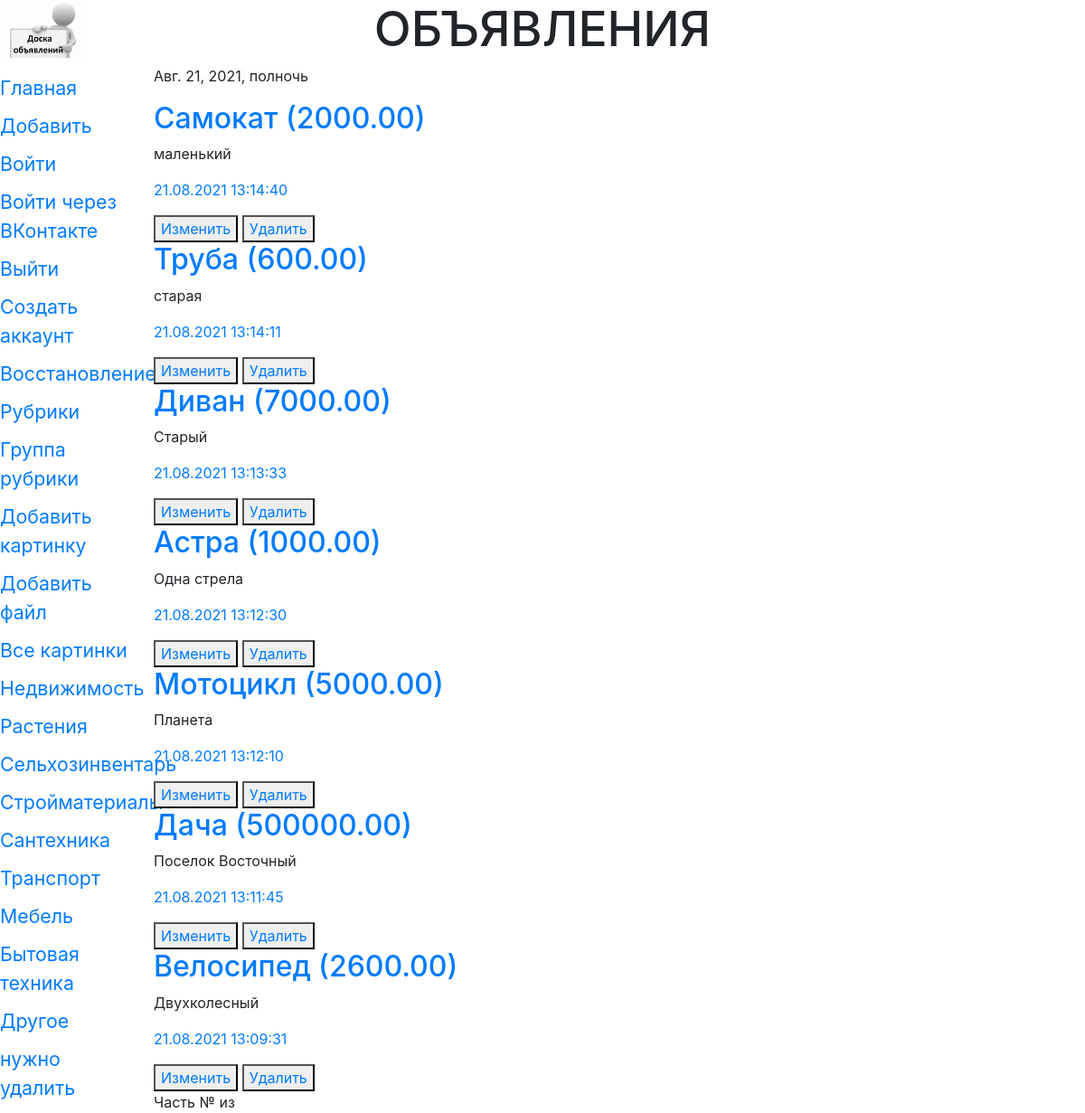
/bboard/indexview/, run on an earlier commit of the app's database.
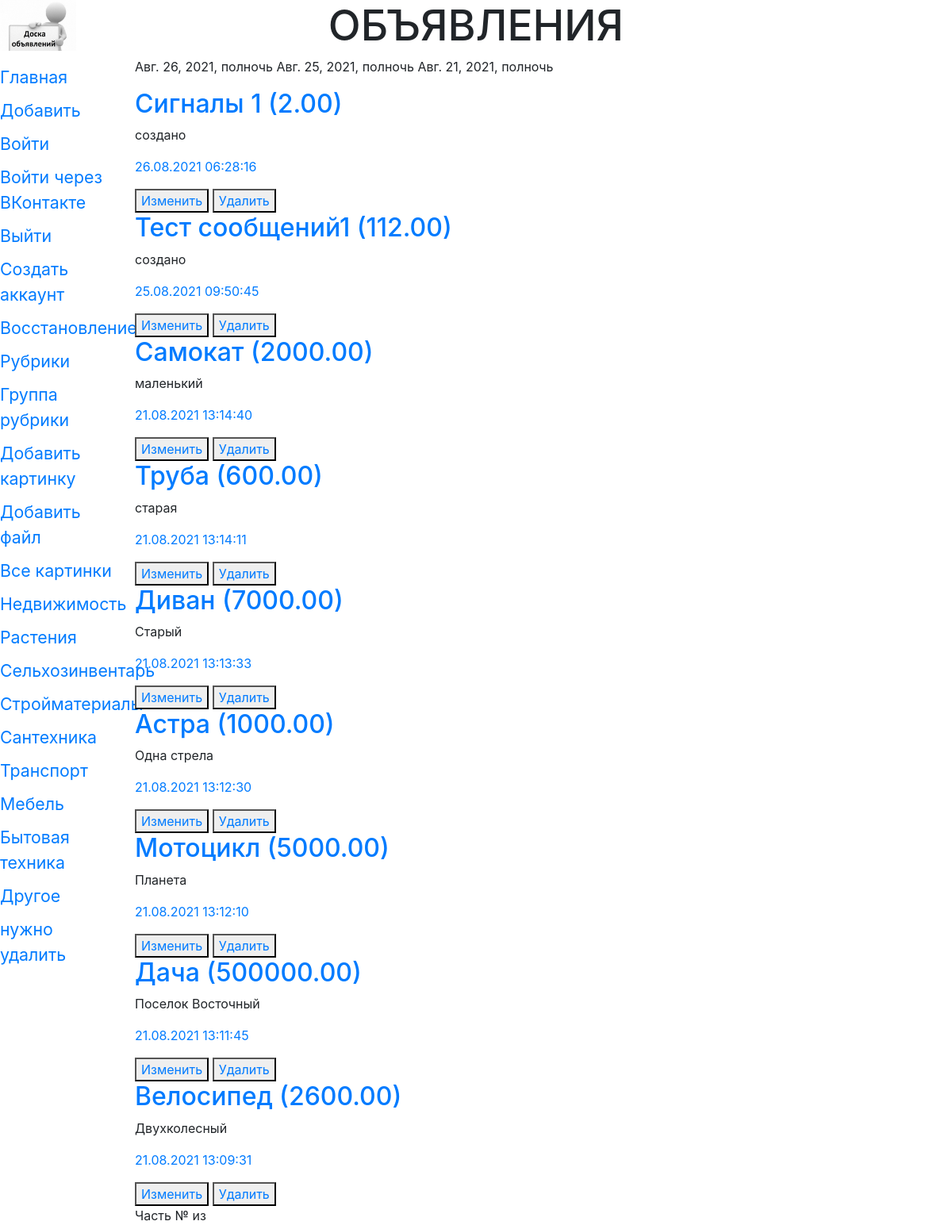
And on a later commit of the database.
### bboard/models.py (models this page shows, shortened)
class Rubric (models.Model):#клас рубрик
    name = models.CharField(max_length=20, db_index=True, verbose_name='Название')
    order = models.SmallIntegerField(default=0, db_index=True)
    class Meta:
        verbose_name_plural = 'Рубрики'
        verbose_name = 'Рубрика'
        ordering = ['order', 'name']

class Bb(models.Model):#описание полей базы данных (таблица)
    title = models.CharField(max_length=50, verbose_name='Товар',
            validators=[validators.RegexValidator(regex='^.{4,}$')],
            error_messages={'invalid': 'Неправильное название товара'})#добавим валидатор по регулярному выражению
    content = models.TextField(null=True, blank=True, verbose_name='Описание',)
    price = models.FloatField(null=True, blank=True, verbose_name='Цена',
            validators=[validate_even,])#добавили свой валидатор MinMaxValueValidator(1,999999)
    published = models.DateTimeField(auto_now_add=True,db_index=True, verbose_name='Опубликовано')
    rubric = models.ForeignKey('Rubric', null=True,
    on_delete=models.PROTECT, verbose_name='Рубрика')#еще одно поле рубрика, foreignKey поле Первичной модели, 1-ссылка на класс,2 поле не обяз,3 защита от удаления всех полей рубрики какойлибо
    class Meta:#параметры полей и моделей(представление в человеческом виде-ед и мн число и порядок)
        verbose_name_plural = 'Объявления'
        verbose_name = 'Объявление'
        ordering = ['-published','title']#порядок сортировки
        unique_together = (
            ('title', 'published'),
            ('title', 'price', 'rubric')
        )#теперь поля товара и даты должны быть уникальны
        get_latest_by = '-published'
    def title_and_price(self):# функция для функционального поля, выводит название и цену или название
        if self.price:
            return '%s (%.2f)' %(self.title, self.price)
        else:
            return self.title
    title_and_price.short_description = 'Название и цена'

### bboard/views.py (the view)
# urls.py: path('indexview/',  BbindexView.as_view()),#главная через класс
class BbindexView(ArchiveIndexView):#вывод страницы с помощью  базового контроллер класса templetView класса
    model = Bb
    date_field = 'published'#добавим даты
    template_name = 'bboard/index.html'
    context_object_name = 'bbs'
    date_list_period = 'day'
    alow_empty = True
    def get_context_data(self, *args, **kwargs):
        context = super().get_context_data(*args, **kwargs)
        context['bbs'] = Bb.objects.all()
        context['rubrics'] = Rubric.objects.all()
        return context

### bboard/templates/bboard/index.html (shortened to what this page needs)
{% extends "layout/basic.html" %}
{% load bootstrap4 %}
{% block content %}
<p>
    {% for d in date_list %}
    {{d}}
    {% endfor %}
</p>
{% for bb in bbs %}
<div class="b">
    <h2><a href="{% url 'detail' pk=bb.pk %}">{{bb.title_and_price}}</a></h2>
    <p>{{bb.content}}</p>
    <p><a href="{% url 'by_rubric' bb.rubric.pk %}">
        {{ bb.published|date:"d.m.Y H:i:s" }}</a></p>
    <button><a href="{% url 'edit' pk=bb.pk %}">Изменить</a></button>
    <button><a href="{% url 'delite' pk=bb.pk %}">Удалить</a></button>
</div>
{% endfor %}
<div>
    Часть №{{ page.number }} из {{ page.paginator.num_pages }}
</div>
{% endblock %}

### bboard/templates/layout/basic.html (shortened to what this page needs)
{% load static %}
{% load bootstrap4 %}
{% load cache %}
<!DOCTYPE html>
<html>
    <head>
        <link rel="stylesheet" type="text/css" href="{% static 'bboard/style.css' %}">
        {% bootstrap_css %}
    </head>
    <body>
        <header>
            <h1>Объявления</h1>
        </header>
        {% cache 300 navbar %}
        <nav>
            <a href="{% url 'index' %}">Главная</a>
            <a href="{% url 'add' %}">Добавить</a>
            <a href="{% url 'login' %}">Войти</a>
            <a href="{% url 'social:begin' 'vk-oauth2' %}">Войти через ВКонтакте</a>
            <a href="{% url 'logout' %}">Выйти</a>
            <a href="{% url 'add_user' %}">Создать аккаунт</a>
            <a href="{% url 'password_reset' %}">Восстановление</a>
            <a href="{% url 'rubrics' %}">Рубрики</a>
            <a href="{% url 'rubrics_formset' %}">Группа рубрики</a>
            <a href="{% url 'add_img' %}">Добавить картинку</a>
            <a href="{% url 'add_file' %}">Добавить файл</a>
            <a href="{% url 'all_img' %}">Все картинки</a>
            {% for rubric in rubrics %}
            <a href="{{ rubric.get_absolute_url }}">{{ rubric.name }}</a>
            {% endfor %}
        </nav>
        {% endcache %}
        <section>
        {% block content %}
        {% endblock %}
        </section>
    </body>
</html>

What changed in the data, as far as the page shows it:
added Bb: title_and_price "Сигналы 1 (2.00)", content "создано", published "26.08.2021 06:28:16"
added Bb: title_and_price "Тест сообщений1 (112.00)", content "создано", published "25.08.2021 09:50:45"
Also different on the page:
new list line: "Авг. 26, 2021, полночь"
new list line: "Авг. 25, 2021, полночь"
